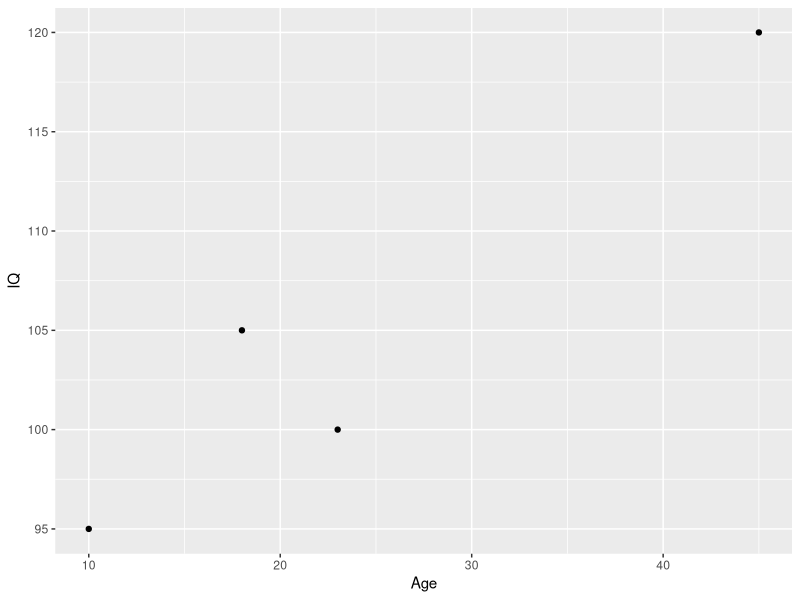
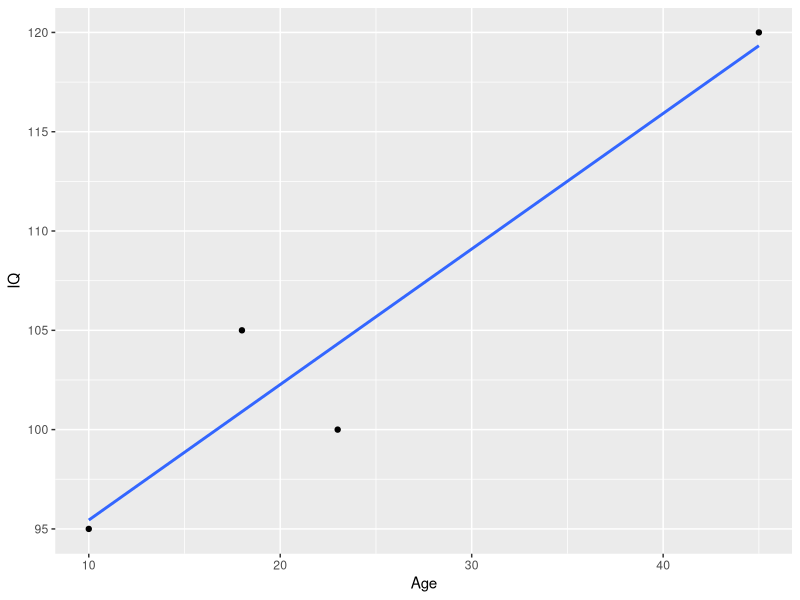
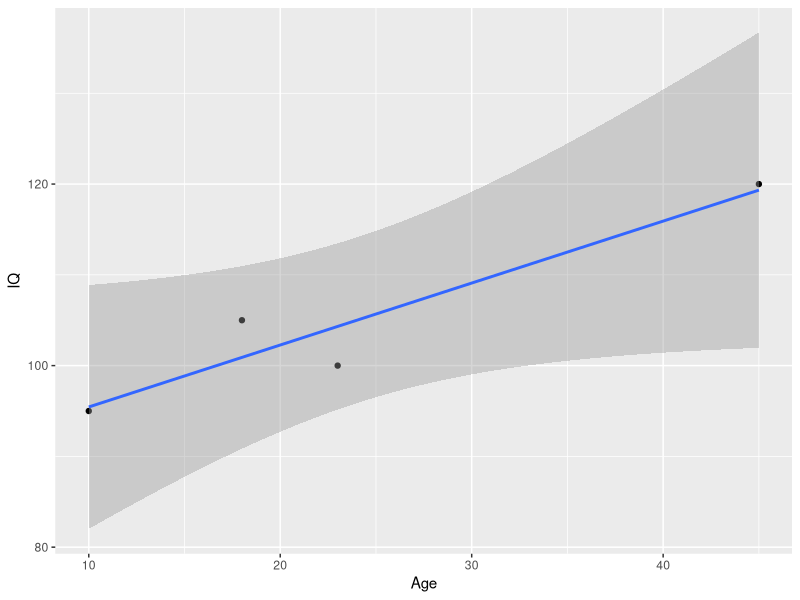

The R script that drew these images, in order:
## ---- chunk 1
set.seed(1)
library(ggplot2)
Age <- c(23,18, 10, 45)
IQ<- c(100,105,95,120)
ggplot(data.frame(x=Age, y=IQ), aes(x=Age, y=IQ)) + geom_point()
## ---- chunk 2
cov(Age, IQ)
## ---- chunk 3
cor(Age,IQ)
## ---- chunk 4
var(Age)
## ---- chunk 5
qt(0.975,2)
## ---- chunk 6
  2*pt(4.173,2, lower.tail = F)
## ---- chunk 7
dat <- data.frame(Age,IQ)
biv_model <- lm(IQ~Age,data=dat)
summary(biv_model)
predict(biv_model)
## ---- chunk 8
# Plotting regressions lines without the standard error
ggplot(dat, aes(x=Age, y=IQ)) + geom_point() + geom_smooth(method=lm, se=FALSE)
## ---- chunk 9
# Plotting regression lines with standard error
ggplot(dat, aes(x=Age, y=IQ)) + geom_point() + geom_smooth(method=lm)
